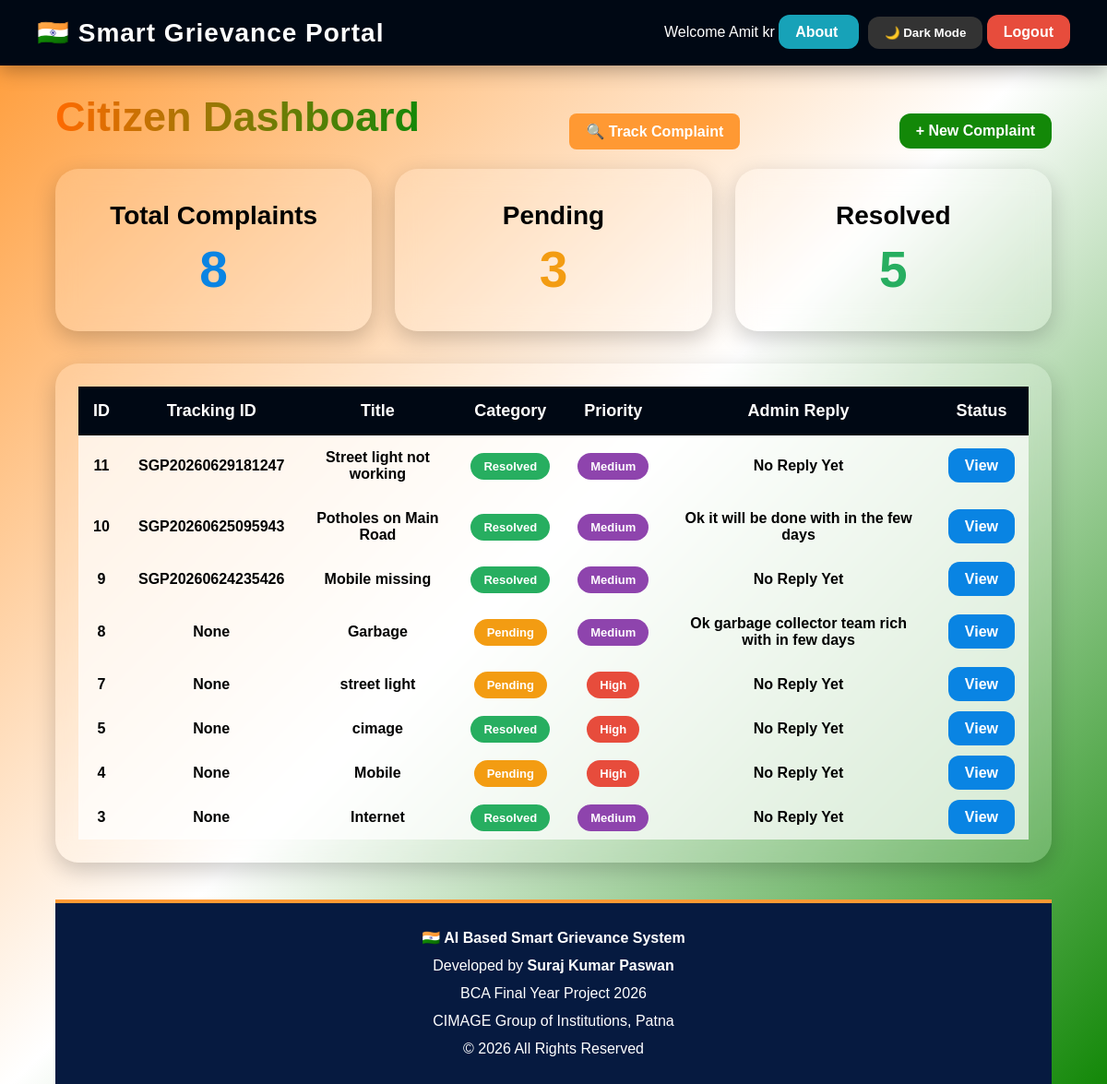
/user_dashboard (signed in), run on an earlier commit of the app's database.
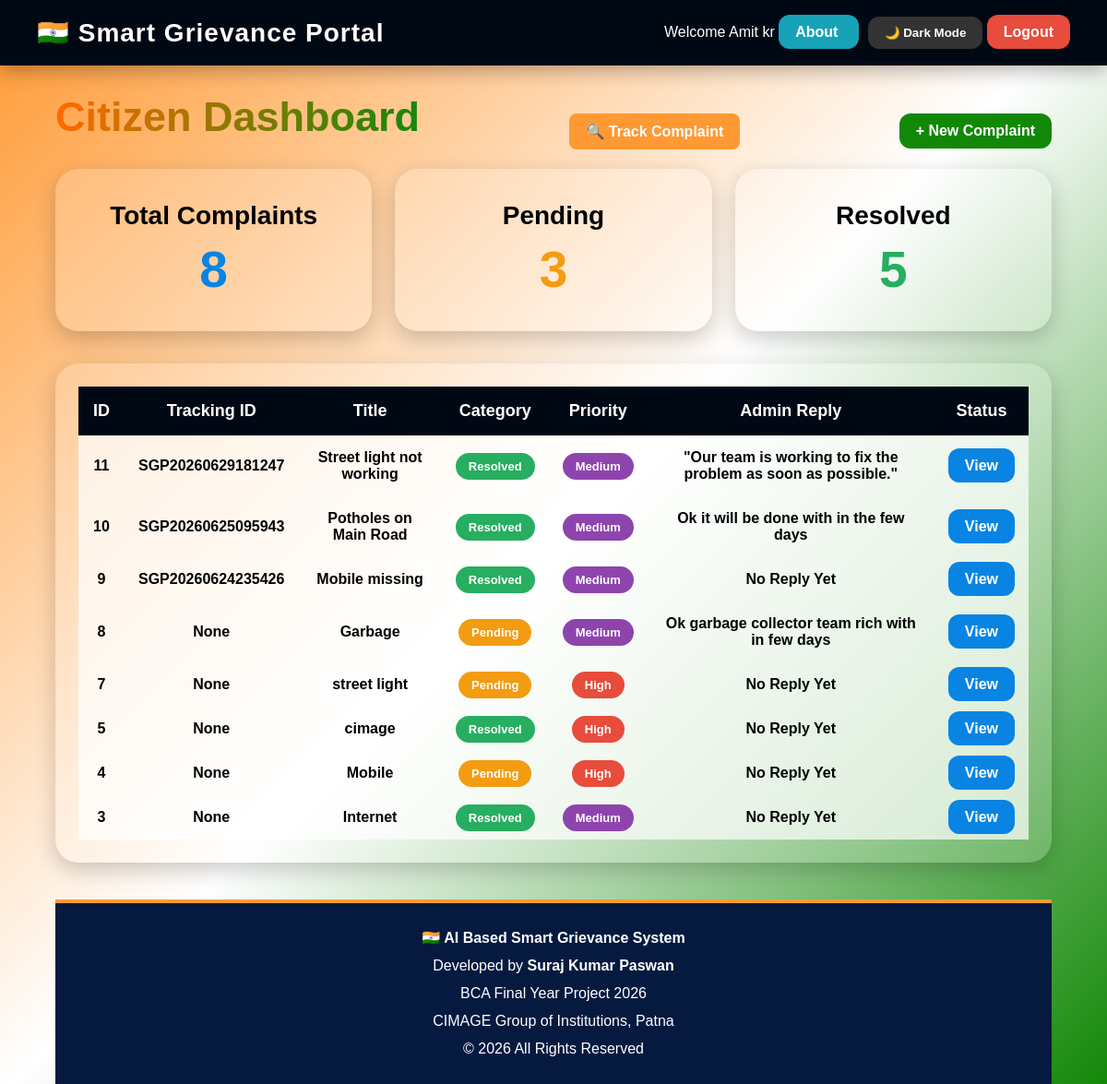
And on a later commit of the database.
### tables this page shows
CREATE TABLE complaints (
            id INTEGER PRIMARY KEY AUTOINCREMENT,
            user_name TEXT NOT NULL,
            title TEXT NOT NULL,
            description TEXT NOT NULL,
            category TEXT NOT NULL,
            priority TEXT DEFAULT 'Medium',
            status TEXT DEFAULT 'Pending',
            ai_score INTEGER DEFAULT 0,
            created_at TEXT DEFAULT CURRENT_TIMESTAMP
        , location TEXT, evidence TEXT, reply TEXT, tracking_id TEXT);

### app.py (the view)
@app.route("/user_dashboard")
def user_dashboard():
    if "user" not in session or session["role"] != "user":
        return redirect(url_for("login"))
    with get_db_connection() as conn:
        complaints = conn.execute("""
        SELECT * FROM complaints
        WHERE user_name=?
        ORDER BY created_at DESC
        """, (
            session["user"],
        )).fetchall()
    return render_template(
        "user_dashboard.html",
        complaints=complaints
    )

### app.py (called while the page is built)
def get_db_connection():
    conn = sqlite3.connect(DATABASE)
    conn.row_factory = sqlite3.Row
    return conn

### templates/user_dashboard.html (shortened to what this page needs)
<!DOCTYPE html>
<html lang="en">
<head>
</head>
<body>
<img src="{{ url_for('static', filename='ashoka.png') }}" class="chakra">
<div class="navbar">
<div class="logo">
🇮🇳 Smart Grievance Portal
</div>
<div>
Welcome {{ session['user'] }}
<a href="{{ url_for('about') }}"
class="btn"
style="background:#17a2b8; margin-right:10px;">
About
</a>
<button id="darkModeBtn" class="btn" style="background:#333;">
🌙 Dark Mode
</button>
<a href="{{ url_for('logout') }}" class="btn logout">
Logout
</a>
</div>
</div>
<div class="container">
<div class="top-section">
<div class="heading">
Citizen Dashboard
</div>
<a href="{{ url_for('track_complaint') }}"
class="track-btn">
🔍 Track Complaint
</a>
<a href="{{ url_for('new_complaint') }}" class="btn new">
+ New Complaint
</a>
</div>
<div class="cards">
<div class="card">
<h2>Total Complaints</h2>
<h1 style="color:#0984e3;">
{{ complaints|length }}
</h1>
</div>
<div class="card">
<h2>Pending</h2>
<h1 style="color:#f39c12;">
{{ complaints|selectattr("status","equalto","Pending")|list|length }}
</h1>
</div>
<div class="card">
<h2>Resolved</h2>
<h1 style="color:#27ae60;">
{{ complaints|selectattr("status","equalto","Resolved")|list|length }}
</h1>
</div>
</div>
<div class="table-box">
<div style="overflow-x:auto;">
<table>
<tr>
<th>ID</th>
<th>Tracking ID</th>
<th>Title</th>
<th>Category</th>
<th>Priority</th>
<th>Admin Reply</th>
<th>Status</th>
</tr>
{% for c in complaints %}
<tr>
<td>{{ c.id }}</td>
<td>{{ c.tracking_id }}</td>
<td>{{ c.title }}</td>
<td>
{% if c.status == "Pending" %}
<span class="badge pending">Pending</span>
{% else %}
<span class="badge resolved">Resolved</span>
{% endif %}
</td>
<td>
{% if c.priority == "Low" %}
<span class="badge low">Low</span>
{% elif c.priority == "Medium" %}
<span class="badge medium">Medium</span>
{% else %}
<span class="badge high">High</span>
{% endif %}
</td>
<td>
{{ c.reply if c.reply else "No Reply Yet" }}
</td>
<td>
<a href="{{ url_for('view_complaint', id=c.id) }}"
class="btn"
style="background:#0984e3;">
View
</a>
</td>
</tr>
{% endfor %}
</table>
</div>
</div>
<footer>
<p><strong>🇮🇳 AI Based Smart Grievance System</strong></p>
<p>Developed by <strong>Suraj Kumar Paswan</strong></p>
<p>BCA Final Year Project 2026</p>
<p>CIMAGE Group of Institutions, Patna</p>
<p>© 2026 All Rights Reserved</p>
</footer>
</body>
</html>

What changed in the data, as far as the page shows it:
changed complaints "SGP20260629181247": reply "No Reply Yet" → "\"Our team is working to fix the problem as soon as possible.\""
